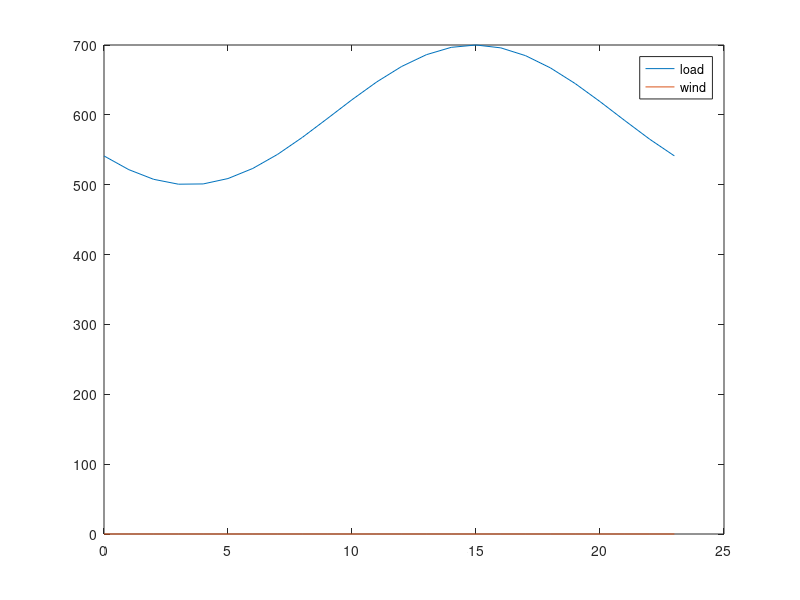

Recreate this plot in MATLAB. (Note: this script raises an error after producing the figure.)
clear all

% Runs simulation for the lifetime of the battery

%% Tunables 

life=50400; %this will need to be changed with degradation
Endlife_cap = 0.5;
Starting_cap = 1;
Simu_interval = 720; % one month for degredation interval

ESCap = 20; % MW
ESallowed = 0.8;

k_dollar_coal = 2.37; % dollar/mmbtu, 2014: 2.37, 2017: 2.22
k_dollar_gas = 5.00; % dollar/mmbtu, 2014: 5.00, 2017: 3.67

%emissions factors
k_coal = 206*0.453592; % CO2 kg/mmbtu 
k_gas = 117*0.453592; % CO2 kg/mmbtu 
k_coal_nox = 0.227*0.453592;
k_gas_nox = 0.116*0.453592;
k_coal_so2 = 0.15713*0.453592;
k_gas_so2 = 0.001*0.453592;

k_co2=[k_coal,k_coal,k_gas,k_gas];
k_nox=[k_coal_nox,k_coal_nox,k_gas_nox,k_gas_nox]; 
k_so2=[k_coal_so2,k_coal_so2,k_gas_so2,k_gas_so2];

k_dollar=[k_dollar_coal,k_dollar_coal,k_dollar_gas,k_dollar_gas];

Flag_wind=0; % 0 for no renewables 1 for renewables
Flag_solar=0;
t_vec = [0:23]';
load_profile = 100*sin(linspace(-0.8*pi,1.2*pi,length(t_vec)))+600;

%wind bellow
wind = Flag_wind*[141.1454209 164.3588944 117.67492 81.14462355 60.24906746 75.97386229 66.24155752 53.00033944 54.0897504 56.28039471 45.30936663 31.58459838 38.24235306 55.3985323 67.19698144 63.89313544 76.75370188 82.61862694 100.3076893 121.2392963 142.839525 148.6643123 161.1639311 145.8123442]; % wind
%solar bellow
solar = Flag_solar*[0 0 0 0 0 0 0 0 2.761714555 187.1547077 307.7808614 260.2846929 282.7520984 260.9285882 373.699438 294.5867518 181.2343721 0 0 0 0 0 0 0];

wind_profile=(wind+solar);

figure
plot(t_vec,load_profile,t_vec,wind_profile);
legend('load','wind')
fname = 'filepath';
saveas(gca, fullfile(fname,'load_New'),'fig');

%%
up_min_vec = [12,12,4,4];
down_min_vec = [12,12,4,4];

alpha_load = 0.03;
alpha_wind = 0.05;

mpc = loadcase('case_yl9bus');
baseMVA = mpc.baseMVA;

% Change line constraints
mpc.branch(:,6) = 1000*ones(size(mpc.branch,1),1);

% Change generator limits (ineq, linear)
mpc.gen(1:4,9:10) = [340,136;300,120;80,32;80,32];

%(rows, columns)

%% Calculating coal cost curves
coef_Hunter_3 = [0.0144,21.077,9080,117483];  % Input/output curve, y(1000 Btu/h), x(MW)
x_Hunter = (10:1:100)';
y_Hunter = polyval(coef_Hunter_3,x_Hunter);

coef_Hunter_2 = polyfit(x_Hunter,y_Hunter,2);
y_Hunter_fit = polyval(coef_Hunter_2,x_Hunter);

coef_Hunter_cost = coef_Hunter_2*k_dollar_coal*10^(-3);
cost_Hunter = polyval(coef_Hunter_cost,x_Hunter);

Hunter_max = 100;

g1_max=mpc.gen(1,9);
g2_max=mpc.gen(2,9);

g1_ratio=g1_max/Hunter_max;
g2_ratio=g2_max/Hunter_max;

g1_cost=[coef_Hunter_cost(1)/g1_ratio,coef_Hunter_cost(2),coef_Hunter_cost(3)*g1_ratio];
g2_cost=[coef_Hunter_cost(1)/g2_ratio,coef_Hunter_cost(2),coef_Hunter_cost(3)*g2_ratio];

%% Calculating gas cost curves
coef_Moss_3 = [-0.0013,2.955,6561.2,662025];  % Input/output curve, y(1000 Btu/h), x(MW)
x_Moss = (10:10:750)'; % MW
y_Moss = polyval(coef_Moss_3,x_Moss); % 1000 Btu/h
%%
coef_Moss_2 = polyfit(x_Moss,y_Moss,2); %fits a polynomial line of 2 degrees (Ax^2+Bx+C)
y_Moss_fit = polyval(coef_Moss_2,x_Moss); %uses the two polynominal line to create a new line

coef_Moss_cost = coef_Moss_2*k_dollar_gas*10^(-3);
cost_Moss = polyval(coef_Moss_cost,x_Moss);

Moss_max = 750;

g3_max=mpc.gen(3,9);
g4_max=mpc.gen(4,9);

g3_ratio=g3_max/Moss_max;
g4_ratio=g4_max/Moss_max;

g3_cost = [coef_Moss_cost(1)/g3_ratio,coef_Moss_cost(2),coef_Moss_cost(3)*g3_ratio];
g4_cost = [coef_Moss_cost(1)/g4_ratio,coef_Moss_cost(2),coef_Moss_cost(3)*g4_ratio];

%%
mpc.gencost(1,5:7) = g1_cost; 
mpc.gencost(2,5:7) = g2_cost;
mpc.gencost(3,5:7) = g3_cost;
mpc.gencost(4,5:7) = g4_cost;

%%
% Change reserve cost
Rcost = [9;10;4;4;9;10;4;4]*baseMVA;

c_on = [5.61*mpc.gen(1,9)+7.5*mpc.gen(1,9)*k_dollar_coal;5.61*mpc.gen(2,9)+7.5*mpc.gen(2,9)*k_dollar_coal;
    3.99*mpc.gen(3,9)+3.67*mpc.gen(3,9)*k_dollar_gas;3.99*mpc.gen(4,9)+3.67*mpc.gen(4,9)*k_dollar_gas]; % $ per occurance

c_off = [5.61*mpc.gen(1,9);5.61*mpc.gen(2,9);3.99*mpc.gen(3,9);3.99*mpc.gen(4,9)]; % $ per occurance
c_rES = 0.1;

mileage = 7.364;
eff=0.9;
Rinc=0.04; 
EOL_eff=1-(1-eff)*(Rinc+1);
eff_loss=(eff-EOL_eff)/life*24*30;

%% prepare

Current_cap = Starting_cap;
Current_t = 0;
tvec = [];
co2_vec = [];
so2_vec = [];
nox_vec = [];
cap_vec = [];
coal_vec=[];
gas_vec=[];
F_coal=[];
F_gas=[];
g1_nES=[];
g2_nES=[];
g3_nES=[];
g4_nES=[];
g1=[];
g2=[];
g3=[];
g4=[];
g1_vec=[];
g2_vec=[];
g3_vec=[];
g4_vec=[];
BaseLoad = 143+159+198; 

n_interval = length(t_vec);
n_generator = 4;
n_wind = 1;
n_reserve = 4;
n_ES = 1;
n_branch = 9;
n_bus = 9;

%% cost
cost_coef = mpc.gencost(1:4,5:7);
Q_gen = diag(cost_coef(:,1))*baseMVA^2; %making cost in 1st column of cost_coef into the diagonal of a 4x4
c_gen = cost_coef(:,2)*baseMVA;
c_gen_c = cost_coef(:,3);
c_reserve = Rcost(1:n_reserve)*2;

CrES = zeros(n_bus,1);
CrES(8,1) = 1; % the first one is 0.1 and the last is 1 

% power flow (eq, linear)
Bmatrix = zeros(n_bus,n_bus);
branch_info = mpc.branch;
for i = 1:n_branch
    ind_i = branch_info(i,1);
    ind_j = branch_info(i,2);
    bij = 1/branch_info(i,4);
    Bmatrix(ind_i,ind_j) = -bij;
    Bmatrix(ind_j,ind_i) = -bij;
end

Bmatrix = Bmatrix + diag(-sum(Bmatrix,2));

bus_info = mpc.bus;

Cg = zeros(n_bus,n_generator);
Cg(1,1) = 1;
Cg(2,2) = 1;
Cg(3,3) = 1;
Cg(6,4) = 1;

Cw = zeros(n_bus,n_wind);
Cw(8,1) = 1;

% generator limits (ineq, linear)
gen_limits = mpc.gen(1:4,9:10)/baseMVA;

% line constraints (ineq, linear)
Smax = mpc.branch(:,6)/baseMVA;

Bline = zeros(n_branch,n_branch);
for i = 1:n_branch
    ind_i = branch_info(i,1);
    ind_j = branch_info(i,2);
    bij = 1/branch_info(i,4);
    Bline(i,ind_i) = bij;
    Bline(i,ind_j) = -bij;
end

% prepare for cvx
Q_gen_cvx = [];
c_gen_cvx = [];
c_gen_c_cvx = [];
c_reserve_cvx = [];
c_on_cvx = [];
c_off_cvx = [];
c_rES_cvx = [];
Cg_cvx = [];
Cw_cvx = [];
CrES_cvx = [];
Bmatrix_cvx = [];
Sd_cvx = [];
gen_max_cvx = [];
gen_min_cvx = [];
wind_forecast_cvx = [];
Smax_cvx = [];
Bline_cvx = [];


for i = 1:n_interval 
    
    % Change loads
    loadamp = load_profile(i)/BaseLoad;
    mpc.bus(:,3:4) = loadamp*bus_info(:,3:4);
    Sd =mpc.bus(:,3)/baseMVA;
    
    % Change generator bounds
    wind_forecast = wind_profile(i);
    mpc.gen(5,9:10) = [wind_forecast,0]; % wind
    
    % Matrices
    Q_gen_cvx = blkdiag(Q_gen_cvx,Q_gen);
    c_gen_cvx = [c_gen_cvx;c_gen];
    c_gen_c_cvx = [c_gen_c_cvx;c_gen_c];
    c_reserve_cvx = [c_reserve_cvx;c_reserve];
    c_on_cvx = [c_on_cvx;c_on];
    c_off_cvx = [c_off_cvx;c_off];
    c_rES_cvx = [c_rES_cvx;c_rES];
    
    Cg_cvx = blkdiag(Cg_cvx,Cg);
    Cw_cvx = blkdiag(Cw_cvx,Cw);
    CrES_cvx = blkdiag(CrES_cvx,CrES);
    Bmatrix_cvx = blkdiag(Bmatrix_cvx,Bmatrix);
    Sd_cvx = [Sd_cvx;Sd];
    
    gen_max_cvx = [gen_max_cvx;gen_limits(:,1)];
    gen_min_cvx = [gen_min_cvx;gen_limits(:,2)];
    wind_forecast_cvx = [wind_forecast_cvx;wind_forecast];
    
    Smax_cvx = [Smax_cvx;Smax];
    Bline_cvx = blkdiag(Bline_cvx,Bline);
    
end

cvx_begin

variables p(n_generator*n_interval) pw(n_wind*n_interval) theta(n_bus*n_interval) r(n_reserve*n_interval)
variable u(n_generator*n_interval) binary
variable v(n_generator*n_interval) binary
variable w(n_generator*n_interval) binary

minimize (quad_form(p,Q_gen_cvx) + c_gen_cvx'*p + c_reserve_cvx'*r + c_on_cvx'*v + c_off_cvx'*w + c_gen_c_cvx'*u)

subject to
-Cg_cvx*p - Cw_cvx*pw + Bmatrix_cvx*theta + Sd_cvx == 0
p + r <= gen_max_cvx.*u
p - r >= gen_min_cvx.*u
0 <= pw <= wind_forecast_cvx/baseMVA

for i = 1:n_interval
    theta_i = theta((i-1)*n_bus+1:i*n_bus);
    u_i = u((i-1)*n_generator+1:i*n_generator);
    -Smax <= Bline*theta((i-1)*n_bus+1:i*n_bus) <= Smax
    
    theta((i-1)*n_bus+1) == 0
    r_i = r((i-1)*n_reserve+1:i*n_reserve);
    r_demand_i = alpha_wind*pw(i)+alpha_load*load_profile(i)/baseMVA;
    sum(r_i) >= r_demand_i
end

r >= 0

u_0_length = max(max(up_min_vec),max(down_min_vec))+1;
u_0 = ones(n_generator*u_0_length,1); 
u_extend = [u_0;u];

for k = 1:n_generator
    up_min = up_min_vec(k);
    down_min = down_min_vec(k);
    for i = 2:(n_interval+u_0_length)
        u_i = u_extend((i-1)*n_generator+k);
        u_iminus = u_extend((i-2)*n_generator+k);
        if (n_interval+u_0_length-i) >= down_min
            for j = 1:down_min-1
                u_j = u_extend((i-1+j)*n_generator+k);
                u_iminus - u_i + u_j <= 1
            end
        else
            for j = 1:(n_interval+u_0_length-i)
                u_j = u_extend((i-1+j)*n_generator+k);
                u_iminus - u_i + u_j <= 1
            end
        end
        if (n_interval+u_0_length-i) >= up_min
            for j = 1:up_min-1
                u_j = u_extend((i-1+j)*n_generator+k);
                -u_iminus + u_i - u_j <= 0
            end
        else
            for j = 1:(n_interval+u_0_length-i)
                u_j = u_extend((i-1+j)*n_generator+k);
                -u_iminus + u_i - u_j <= 0
            end
        end
    end
end

for i = 1:n_interval
    u_i = u((i-1)*n_generator+1:i*n_generator);
    if i == 1
        u_iminus = u_0(end-3:end);
    else
        u_iminus = u((i-2)*n_generator+1:(i-1)*n_generator);
    end
    v_i = v((i-1)*n_generator+1:i*n_generator);
    w_i = w((i-1)*n_generator+1:i*n_generator);
    -u_iminus + u_i - v_i <= 0
    u_iminus - u_i - w_i <= 0
end

cvx_end

p_noES = p;
pw_noES = pw;
r_noES = r;
u_noES = u;
v_noES = v;
w_noES = w;

d=1;
%%

while Current_cap > Endlife_cap
    
    Current_t;
    
    if (Current_t) == 0
        Current_cap;
    else
        Current_cap = Starting_cap-(1-f_BatteryDegrade_Xu(Current_t))
    end
    tvec = [tvec;Current_t];
    cap_vec = [cap_vec;Current_cap];
    Current_t = Current_t + Simu_interval %simulation interval needs to be converted from hours to days
    
    ESavailable = ESCap*Current_cap*ESallowed/2; %%% this should just be ESCap
    maxES = ESavailable/baseMVA;
    
    
    %%
    
    clearvars p pw theta r u v w
    
    cvx_begin
    
    variables p(n_generator*n_interval) pw(n_wind*n_interval) theta(n_bus*n_interval) r(n_reserve*n_interval) rES(n_ES*n_interval)
    variable u(n_generator*n_interval) binary
    variable v(n_generator*n_interval) binary
    variable w(n_generator*n_interval) binary
    
    minimize (quad_form(p,Q_gen_cvx) + c_gen_cvx'*p + c_reserve_cvx'*r + c_on_cvx'*v + c_off_cvx'*w + c_rES_cvx'*rES + c_gen_c_cvx'*u)
    
    beta = mileage/24*(1-eff);
    eff=eff-eff_loss;
    
    subject to
    -Cg_cvx*p - Cw_cvx*pw + Bmatrix_cvx*theta + Sd_cvx + CrES_cvx*rES*beta == 0
    p + r <= gen_max_cvx.*u
    p - r >= gen_min_cvx.*u
    0 <= pw <= wind_forecast_cvx/baseMVA
    
    for i = 1:n_interval
        theta_i = theta((i-1)*n_bus+1:i*n_bus);
        u_i = u((i-1)*n_generator+1:i*n_generator);
        -Smax <= Bline*theta((i-1)*n_bus+1:i*n_bus) <= Smax
        
        theta((i-1)*n_bus+1) == 0
        r_i = r((i-1)*n_reserve+1:i*n_reserve);
        rES_i = rES((i-1)*n_ES+1:i*n_ES);
        r_demand_i = alpha_wind*pw(i)+alpha_load*load_profile(i)/baseMVA;
        sum(r_i) + sum(rES_i) >= r_demand_i
    end
    
    r >= 0
    0 <= rES <= maxES
    
    u_0_length = max(max(up_min_vec),max(down_min_vec))+1;
    u_0 = ones(n_generator*u_0_length,1); 
    u_extend = [u_0;u];
    for k = 1:n_generator
        up_min = up_min_vec(k);
        down_min = down_min_vec(k);
        for i = 2:(n_interval+u_0_length)
            u_i = u_extend((i-1)*n_generator+k);
            u_iminus = u_extend((i-2)*n_generator+k);
            if (n_interval+u_0_length-i) >= down_min
                for j = 1:down_min-1
                    u_j = u_extend((i-1+j)*n_generator+k);
                    u_iminus - u_i + u_j <= 1
                end
            else
                for j = 1:(n_interval+u_0_length-i)
                    u_j = u_extend((i-1+j)*n_generator+k);
                    u_iminus - u_i + u_j <= 1;
                end
            end
            if (n_interval+u_0_length-i) >= up_min
                for j = 1:up_min-1
                    u_j = u_extend((i-1+j)*n_generator+k);
                    -u_iminus + u_i - u_j <= 0
                end
            else
                for j = 1:(n_interval+u_0_length-i)
                    u_j = u_extend((i-1+j)*n_generator+k);
                    -u_iminus + u_i - u_j <= 0
                end
            end
        end
    end
    
    for i = 1:n_interval
        u_i = u((i-1)*n_generator+1:i*n_generator);
        if i == 1
            u_iminus = u_0(end-3:end);
        else
            u_iminus = u((i-2)*n_generator+1:(i-1)*n_generator);
        end
        v_i = v((i-1)*n_generator+1:i*n_generator);
        w_i = w((i-1)*n_generator+1:i*n_generator);
        -u_iminus + u_i - v_i <= 0
        u_iminus - u_i - w_i <= 0
    end
    
    cvx_end
    
    
    for i = 1:n_interval
        
        p_i = p_noES((i-1)*n_generator+1:i*n_generator);%generation
        p1_noES(i,1) = p_i(1);
        p2_noES(i,1) = p_i(2);
        p3_noES(i,1) = p_i(3);
        p4_noES(i,1) = p_i(4);
        
        u_i = u_noES((i-1)*n_generator+1:i*n_generator);
        u1_noES(i,1) = u_i(1);
        u2_noES(i,1) = u_i(2);
        u3_noES(i,1) = u_i(3);
        u4_noES(i,1) = u_i(4);
        
        r_i = r_noES((i-1)*n_generator+1:i*n_generator);%reserves
        r1_noES(i,1) = r_i(1);
        r2_noES(i,1) = r_i(2);
        r3_noES(i,1) = r_i(3);
        r4_noES(i,1) = r_i(4);
        
    end
    
    for i = 1:n_interval
        
        p_i = p((i-1)*n_generator+1:i*n_generator);
        p1(i,1) = p_i(1);
        p2(i,1) = p_i(2);
        p3(i,1) = p_i(3);
        p4(i,1) = p_i(4);
        
        u_i = u((i-1)*n_generator+1:i*n_generator);
        u1(i,1) = u_i(1);
        u2(i,1) = u_i(2);
        u3(i,1) = u_i(3);
        u4(i,1) = u_i(4);
        
        r_i = r((i-1)*n_generator+1:i*n_generator);
        r1(i,1) = r_i(1);
        r2(i,1) = r_i(2);
        r3(i,1) = r_i(3);
        r4(i,1) = r_i(4);
        
    end
    
    if (Current_t)==720
    figure 
    subplot(3,2,1)
    plot(t_vec,p1_noES*baseMVA,'-o',t_vec,p1*baseMVA,'--x','MarkerSize',3)
    hline = refline([0 136]);
    hline.Color='k';
    hline.LineStyle='--';
    hline = refline([0 340]);
    hline.Color='k';
    hline.LineStyle='--';
    legend('without energy storage','with energy storage','Location','northoutside')
    xlim([0,23])

    ylabel('G1 MW (Coal)')
    subplot(3,2,2)
    plot(t_vec,p2_noES*baseMVA,'-o',t_vec,p2*baseMVA,'--x','MarkerSize',3)
    hline = refline([0 120]);
    hline.LineStyle='--';
    hline.Color='k';
    hline = refline([0 300]);
    hline.LineStyle='--';
    hline.Color='k';
    xlim([0,23])

    ylabel('G2 MW (Coal)')
    subplot(3,2,3)
    plot(t_vec,p3_noES*baseMVA,'-o',t_vec,p3*baseMVA,'--x','MarkerSize',3)
    hline = refline([0 80]);
    hline.LineStyle='--';
    hline.Color='k';
    hline = refline([0 32]);
    hline.LineStyle='--';
    hline.Color='k';
    xlim([0,23])

    ylabel('G3 MW (NG)')
    subplot(3,2,4)
    plot(t_vec,p4_noES*baseMVA,'-o',t_vec,p4*baseMVA,'--x','MarkerSize',3)
    hline = refline([0 80]);
    hline.LineStyle='--';
    hline.Color='k';
    hline = refline([0 32]);
    hline.LineStyle='--';
    hline.Color='k';
    xlim([0,23])

    ylabel('G4 MW (NG)')
    subplot(3,2,5)
    plot(t_vec,pw_noES*baseMVA,'-o',t_vec,pw*baseMVA,'--x','MarkerSize',3)
    xlim([0,23])

    ylabel('Renewable MW')
    xlabel('Hours')
    saveas(gca, fullfile(fname,'Dispatch_Init_New'),'fig');

    figure %7
    subplot(3,2,1)
    plot(t_vec,r1_noES*baseMVA,'-o',t_vec,r1*baseMVA,'--x','MarkerSize',3)
    legend('without energy storage','with energy storage','Location','northoutside')
    title('Reserve dispatch (MW)')
    xlim([0,23])

    ylabel('G1 MW (Coal)')
    subplot(3,2,2)
    plot(t_vec,r2_noES*baseMVA,'-o',t_vec,r2*baseMVA,'--x','MarkerSize',3)
    xlim([0,23])

    ylabel('G2 MW (Coal)')
    subplot(3,2,3)
    plot(t_vec,r3_noES*baseMVA,'-o',t_vec,r3*baseMVA,'--x','MarkerSize',3)
    xlim([0,23])

    ylabel('G3 MW (NG)')
    subplot(3,2,4)
    plot(t_vec,r4_noES*baseMVA,'-o',t_vec,r4*baseMVA,'--x','MarkerSize',3)
    xlim([0,23])

    ylabel('G4 MW (NG)')
    subplot(3,2,5)
    plot(t_vec,zeros(length(t_vec),1),'-o',t_vec,rES*baseMVA,'--x','MarkerSize',3)
    xlim([0,23])

    ylabel('Battery MW')
    xlabel('Hours')
    saveas(gca, fullfile(fname,'Reserve_Init_New'),'fig');
    end
    
    co2_total_noES = [];
    so2_total_noES = [];
    nox_total_noES = [];
    cost_p_noES = [];
    cost_r_noES = [];
    cost_total_noES = [];
    gen1=[];
    gen2=[];
    gen3=[];
    gen4=[];
    gen1_noES=[];
    gen2_noES=[];
    gen3_noES=[];
    gen4_noES=[];
    Fuel_coal_noES = [];
    Fuel_gas_noES = [];
    
    for i = 1:length(t_vec)
        
        p_1 = p1_noES(i)*baseMVA;
        p_2 = p2_noES(i)*baseMVA;
        p_3 = p3_noES(i)*baseMVA;
        p_4 = p4_noES(i)*baseMVA;
        
        gen1_nES(i)=p_1;
        gen2_nES(i)=p_2;
        gen3_nES(i)=p_3;
        gen4_nES(i)=p_4;
                
        cost_1 = polyval(mpc.gencost(1,5:7),p_1);
        cost_2 = polyval(mpc.gencost(2,5:7),p_2);
        cost_3 = polyval(mpc.gencost(3,5:7),p_3);
        cost_4 = polyval(mpc.gencost(4,5:7),p_4);
        
        cost_p_noES(i,1) = cost_1 + cost_2 + cost_3 + cost_4;
        
        r_i = r_noES((i-1)*n_reserve+1:i*n_reserve);
        cost_r_noES(i,1) = c_reserve'*r_i;
        
        cost_total_noES(i,1) = cost_p_noES(i,1) + cost_r_noES(i,1);
        
        Fuel1 = cost_1/k_dollar(1,1); %MMBtu
        Fuel2 = cost_2/k_dollar(1,2);
        Fuel3 = cost_3/k_dollar(1,3);
        Fuel4 = cost_4/k_dollar(1,4);
        
        co2_1 = cost_1/k_dollar(1,1)*k_co2(1,1);
        co2_2 = cost_2/k_dollar(1,2)*k_co2(1,2);
        co2_3 = cost_3/k_dollar(1,3)*k_co2(1,3);
        co2_4 = cost_4/k_dollar(1,4)*k_co2(1,4);
        
        so2_1 = cost_1/k_dollar(1,1)*k_so2(1,1);
        so2_2 = cost_2/k_dollar(1,2)*k_so2(1,2);
        so2_3 = cost_3/k_dollar(1,3)*k_so2(1,3);
        so2_4 = cost_4/k_dollar(1,4)*k_so2(1,4);
        
        nox_1 = cost_1/k_dollar(1,1)*k_nox(1,1);
        nox_2 = cost_2/k_dollar(1,2)*k_nox(1,2);
        nox_3 = cost_3/k_dollar(1,3)*k_nox(1,3);
        nox_4 = cost_4/k_dollar(1,4)*k_nox(1,4);
        
        if (p_1<1)
            Fuel1=0;
            co2_1=0;
            so2_1=0;
            nox_1=0;
        end
        if (p_2<1)
            Fuel2=0;
            co2_2=0;
            so2_2=0;
            nox_2=0;
        end
        if (p_3<1)
            Fuel3=0;
            co2_3=0;
            so2_3=0;
            nox_3=0;
        end
        if (p_4<1)
            Fuel4=0;
            co2_4=0;
            so2_4=0;
            nox_4=0;
        end
        
        co2_p = co2_1+co2_2+co2_3+co2_4;
        so2_p = so2_1+so2_2+so2_3+so2_4;
        nox_p = nox_1+nox_2+nox_3+nox_4;
        
        coal_p = Fuel1+Fuel2;
        gas_p = Fuel3 + Fuel4;
        
        co2_total_noES(i,1) = co2_p; 
        so2_total_noES(i,1) = so2_p; 
        nox_total_noES(i,1) = nox_p; 
        Fuel_coal_noES(i,1) = coal_p;
        Fuel_gas_noES(i,1) = gas_p;
        Fuel_G1_noES(i,1) = Fuel1;
        Fuel_G2_noES(i,1) = Fuel2;
        Fuel_G3_noES(i,1) = Fuel3;
        Fuel_G4_noES(i,1) = Fuel4;
    end
    
    g1_nES(d)=sum(gen1_nES);
    g2_nES(d)=sum(gen2_nES);
    g3_nES(d)=sum(gen3_nES);
    g4_nES(d)=sum(gen4_nES);
    f1_nES(d)=sum(Fuel_G1_noES);
    f2_nES(d)=sum(Fuel_G2_noES);
    f3_nES(d)=sum(Fuel_G3_noES);
    f4_nES(d)=sum(Fuel_G4_noES);
    
    co2_total = [];
    so2_total = [];
    nox_total = [];
    cost_p = [];
    cost_r = [];
    cost_total = [];
    Fuel_coal = [];
    Fuel_gas = [];

    
    for i = 1:length(t_vec)
        
        p_1 = p1(i)*baseMVA;
        p_2 = p2(i)*baseMVA;
        p_3 = p3(i)*baseMVA;
        p_4 = p4(i)*baseMVA;
        
        gen1(i)=p_1;
        gen2(i)=p_2;
        gen3(i)=p_3;
        gen4(i)=p_4;
        
        cost_1 = polyval(mpc.gencost(1,5:7),p_1);
        cost_2 = polyval(mpc.gencost(2,5:7),p_2);
        cost_3 = polyval(mpc.gencost(3,5:7),p_3);
        cost_4 = polyval(mpc.gencost(4,5:7),p_4);
        
        cost_p(i,1) = cost_1 + cost_2 + cost_3 + cost_4;
        
        r_i = r((i-1)*n_reserve+1:i*n_reserve);
        cost_r(i,1) = c_reserve'*r_i;
        
        cost_total(i,1) = cost_p(i,1) + cost_r(i,1);
        
        co2_1 = cost_1/k_dollar(1,1)*k_co2(1,1);
        co2_2 = cost_2/k_dollar(1,2)*k_co2(1,2);
        co2_3 = cost_3/k_dollar(1,3)*k_co2(1,3);
        co2_4 = cost_4/k_dollar(1,4)*k_co2(1,4);
        
        so2_1 = cost_1/k_dollar(1,1)*k_so2(1,1);
        so2_2 = cost_2/k_dollar(1,2)*k_so2(1,2);
        so2_3 = cost_3/k_dollar(1,3)*k_so2(1,3);
        so2_4 = cost_4/k_dollar(1,4)*k_so2(1,4);
        
        nox_1 = cost_1/k_dollar(1,1)*k_nox(1,1);
        nox_2 = cost_2/k_dollar(1,2)*k_nox(1,2);
        nox_3 = cost_3/k_dollar(1,3)*k_nox(1,3);
        nox_4 = cost_4/k_dollar(1,4)*k_nox(1,4);
        
        Fuel1 = cost_1/k_dollar(1,1); %MMBtu
        Fuel2 = cost_2/k_dollar(1,2);
        Fuel3 = cost_3/k_dollar(1,3);
        Fuel4 = cost_4/k_dollar(1,4);
        
        if (p_1<1)
            Fuel1=0;
            co2_1=0;
            so2_1=0;
            nox_1=0;
        end
        if (p_2<1)
            Fuel2=0;
            co2_2=0;
            so2_2=0;
            nox_2=0;
        end
        if (p_3<1)
            Fuel3=0;
            co2_3=0;
            so2_3=0;
            nox_3=0;
        end
        if (p_4<1)
            Fuel4=0;
            co2_4=0;
            so2_4=0;
            nox_4=0;
        end
        
        co2_p = co2_1+co2_2+co2_3+co2_4;
        so2_p = so2_1+so2_2+so2_3+so2_4;
        nox_p = nox_1+nox_2+nox_3+nox_4;
        
        coal_p = Fuel1+Fuel2;
        gas_p = Fuel3 + Fuel4; 

        co2_total(i,1) = co2_p;
        so2_total(i,1) = so2_p;
        nox_total(i,1) = nox_p;
        Fuel_coal(i,1) = coal_p;
        Fuel_gas(i,1) = gas_p;
        Fuel_G1(i,1) = Fuel1;
        Fuel_G2(i,1) = Fuel2;
        Fuel_G3(i,1) = Fuel3;
        Fuel_G4(i,1) = Fuel4;
        

    end
    
    g1(d)=sum(gen1);
    g2(d)=sum(gen2);
    g3(d)=sum(gen3);
    g4(d)=sum(gen4);
    f1(d)=sum(Fuel_G1);
    f2(d)=sum(Fuel_G2);
    f3(d)=sum(Fuel_G3);
    f4(d)=sum(Fuel_G4);
    d=d+1;
    
    F_coal_delta = sum(Fuel_coal)-sum(Fuel_coal_noES); %total for one day in each month
    F_gas_delta = sum(Fuel_gas)-sum(Fuel_gas_noES); %total for one day in each month
    co2_delta = sum(co2_total) - sum(co2_total_noES);
    so2_delta = sum(so2_total) - sum(so2_total_noES);
    nox_delta = sum(nox_total) - sum(nox_total_noES);
    g1_delta=sum(g1)-sum(g1_nES);
    g2_delta=sum(g2)-sum(g2_nES);
    g3_delta=sum(g3)-sum(g3_nES);
    g4_delta = sum(g4)-sum(g4_nES);
    
    coal_vec = [coal_vec;F_coal_delta];
    gas_vec = [gas_vec;F_gas_delta];
    co2_vec = [co2_vec;co2_delta];
    so2_vec = [so2_vec;so2_delta];
    nox_vec = [nox_vec;nox_delta];% positive if ES increased emissions
    g1_vec = [g1_vec;g1_delta];
    g2_vec = [g2_vec;g2_delta];
    g3_vec = [g3_vec;g3_delta];
    g4_vec = [g4_vec;g4_delta];
 
    curt_ES = sum(pw*baseMVA)/sum(wind_profile)
    curt_noES = sum(pw_noES*baseMVA)/sum(wind_profile)

    if (Current_t)==720
    figure 
    subplot(2,2,1)
    plot(t_vec,Fuel_G1_noES,'-o',t_vec,Fuel_G1,'--x','MarkerSize',3)
    legend('w/o ES','w ES','Location','northoutside','Orientation','Horizontal')
    title('Fuel (MMBtu)')
    xlim([0,23])
    ylabel('G1 MMBtu (Coal)')
    
    subplot(2,2,2)
    plot(t_vec,Fuel_G2_noES,'-o',t_vec,Fuel_G2,'--x','MarkerSize',3)
    xlim([0,23])
    ylabel('G2 MMBtu (Coal)')
    
    subplot(2,2,3)
    plot(t_vec,Fuel_G3_noES,'-o',t_vec,Fuel_G3,'--x','MarkerSize',3)
    xlim([0,23])
    ylabel('G3 MMBtu (NG)')
    
    subplot(2,2,4)
    plot(t_vec,Fuel_G4_noES,'-o',t_vec,Fuel_G4,'--x','MarkerSize',3)
    xlim([0,23])
    ylabel('G4 MMBtu (NG)')
    saveas(gca, fullfile(fname,'Fuel_Init_New'),'fig');
    end
end
%%

    figure 
    subplot(3,2,1)
    plot(t_vec,p1_noES*baseMVA,'-o',t_vec,p1*baseMVA,'--x','MarkerSize',3)
    legend('w/o ES','w ES','Location','northoutside','Orientation','Horizontal')
    title('Generator dispatch (MW)')
    hline = refline([0 136]);
    hline.Color='k';
    hline.LineStyle='--';
    hline = refline([0 340]);
    hline.Color='k';
    hline.LineStyle='--';
    xlim([0,23])
    ylabel('G1 MW (Coal)')
   
    subplot(3,2,2)
    plot(t_vec,p2_noES*baseMVA,'-o',t_vec,p2*baseMVA,'--x','MarkerSize',3)
    xlim([0,23])
    hline = refline([0 120]);
    hline.LineStyle='--';
    hline.Color='k';
    hline = refline([0 300]);
    hline.LineStyle='--';
    hline.Color='k';
    ylabel('G2 MW (Coal)')
    
    subplot(3,2,3)
    plot(t_vec,p3_noES*baseMVA,'-o',t_vec,p3*baseMVA,'--x','MarkerSize',3)
    xlim([0,23])
    hline = refline([0 80]);
    hline.LineStyle='--';
    hline.Color='k';
    hline = refline([0 32]);
    hline.LineStyle='--';
    hline.Color='k';
    ylabel('G3 MW (NG)')
    xlabel('Hours')
    
    subplot(3,2,4)
    plot(t_vec,p4_noES*baseMVA,'-o',t_vec,p4*baseMVA,'--x','MarkerSize',3)
    hline = refline([0 80]);
    hline.LineStyle='--';
    hline.Color='k';
    hline = refline([0 32]);
    hline.LineStyle='--';
    hline.Color='k';
    xlim([0,23])
    ylabel('G4 MW (NG)')
    xlabel('Hours')
    
    subplot(3,2,5)
    plot(t_vec,pw_noES*baseMVA,'-o',t_vec,pw*baseMVA,'--x','MarkerSize',3)
    xlim([0,23])
    ylabel('Renewable MW')
    xlabel('Hours')
    saveas(gca, fullfile(fname,'Dispatch_Final_New'),'fig');
   
 
    figure
    subplot(3,2,1)
    plot(t_vec,r1_noES*baseMVA,'-o',t_vec,r1*baseMVA,'--x','MarkerSize',3)
    legend('w/o ES','w ES','Location','northoutside','Orientation','Horizontal')
    title('Reserve dispatch (MW)')
    xlim([0,23])
    ylabel('G1 MW (Coal)')
    
    subplot(3,2,2)
    plot(t_vec,r2_noES*baseMVA,'-o',t_vec,r2*baseMVA,'--x','MarkerSize',3)
    xlim([0,23])
    ylabel('G2 MW (Coal)')
    
    subplot(3,2,3)
    plot(t_vec,r3_noES*baseMVA,'-o',t_vec,r3*baseMVA,'--x','MarkerSize',3)
    xlim([0,23])
    ylabel('G3 MW (NG)')
    
    subplot(3,2,4)
    plot(t_vec,r4_noES*baseMVA,'-o',t_vec,r4*baseMVA,'--x','MarkerSize',3)
    xlim([0,23])
    ylabel('G4 MW (NG)')
    
    subplot(3,2,5)
    plot(t_vec,zeros(length(t_vec),1),'-o',t_vec,rES*baseMVA,'--x','MarkerSize',3)
    xlim([0,23])
    ylabel('Battery MW')
    xlabel('Hours')
    saveas(gca, fullfile(fname,'Reserves_Final_New'),'fig');

total_co2 = sum(30*co2_vec)
total_so2 = sum(30*so2_vec)
total_nox = sum(30*nox_vec)
total_coal = sum(30*coal_vec)
total_gas = sum(30*gas_vec)
total_coal_MW=30*(sum(g1_vec)+sum(g2_vec))
total_gas_MW=30*(sum(g3_vec)+sum(g4_vec))

label={'Base_Coal_NA'};
impacts(1,:)=[total_co2,total_so2,total_nox,total_gas,total_coal,total_gas_MW,total_coal_MW];
xlswrite('impacts_Xu.xlsx',label,1,'A2')
xlswrite('impacts_Xu.xlsx',impacts,1,'B2')

%%
figure
plot(tvec,co2_vec,'-o','MarkerSize',4) % tvec is in hours not days
xlabel('Hours')
ylabel('CO_2 (kg)')
saveas(gca, fullfile(fname,'CO2_New'),'fig');

figure
plot(tvec,coal_vec,'-o',tvec,gas_vec,'-o','MarkerSize',4) % tvec is in hours not days
xlabel('Hours')
ylabel('Fuel (mmBtu)')
legend('Coal','Gas')
saveas(gca, fullfile(fname,'Fuel_New'),'fig');

figure
plot(tvec/24/30,g1,'-o',tvec/24/30,g2,'-o',tvec/24/30,g3,'-o',tvec/24/30,g4,'-o','MarkerSize',4)
legend('g1','g2','g3','g4')
xlabel('Months')
ylabel('Generation (MWh)')
saveas(gca, fullfile(fname,'Gen_ES_New'),'fig');

figure
plot(tvec/24/30,g1_nES,'-o',tvec/24/30,g2_nES,'-o',tvec/24/30,g3_nES,'-o',tvec/24/30,g4_nES,'-o','MarkerSize',4)
legend('g1_nES','g2_nES','g3_nES','g4_nES')
xlabel('Months')
ylabel('Generation (MWh)')
saveas(gca, fullfile(fname,'Gen_noES_New'),'fig');
